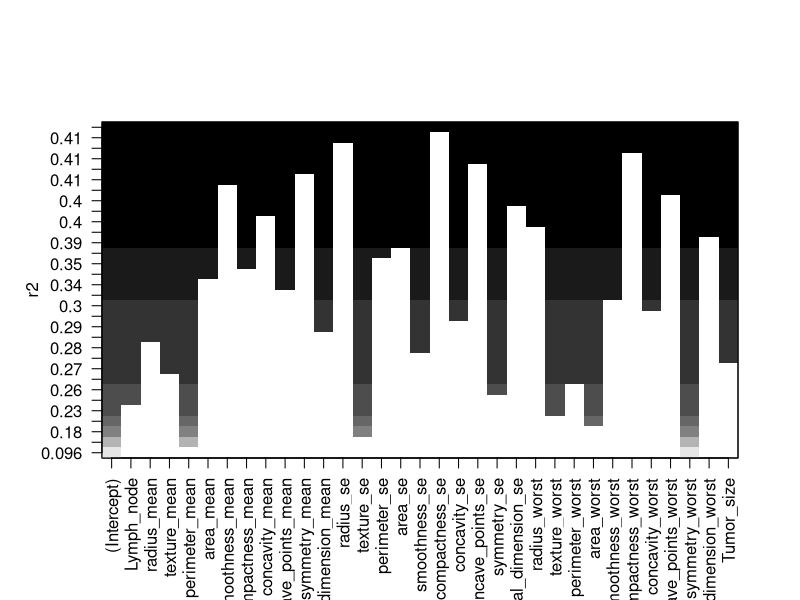

Here is the R script that generated this plot: (Note: this script raises an error after producing the figure.)
# LOAD DATA
library(corrplot)
library(leaps)

cancer = read.table("data/r_breast_cancer.data.txt",header=T,sep=",")

getFormulas <- function(col, order, label) {
  result <- vector(mode="character", length=length(order))
  for(i in 1:length(order)){
    if(i == 1){
      result[i] <- paste(c(as.character(label)," ~ ",col[order[i]]),collapse = '')
    } else {
      result[i] <- paste(c(result[i-1], col[order[i]]), collapse = ' + ')
    }
  }
  return(result)
}

getErrorCV <- function(K, formula, label, data, data.dim){
  folds = sample(1:K,data.dim[1], replace=TRUE)
  CV <- rep(0,data.dim[2])
  for(i in (1:data.dim[2])){
    for(k in (1:K)){
      label.function.cv <- label[folds!=k]
      print(label.function.cv)
      print(dim(data[folds!=k,]))
      reg <- lm(formula = formula[i],data=data[folds!=k,])
      print("2")
      pred <- predict(reg, newdata=data[folds==k,])
      CV[i] <- CV[i] + sum((label[folds==k]-pred)^2)
    }
    CV[i]<-CV[i]/data.dim[1]
  }
  return(CV)
}

# ====
# Separation des donnees cancer en data et label 
# ====
data <- cancer
data$Time <- NULL
label <- cancer$Time

data.dim <- dim(data)

# ====
# Utilisation de la regression lineaire avec le modele de base
# ====

# 1 - Separation des donnees en test, app
napp <- round(2/3*data.dim[1])
indice <- sample(1:data.dim[1], napp)

data.train <- data[indice,]
data.test <- data[-indice,]

data.train.dim <- dim(data.train)

label.train <- label[indice]
label.test <- label[-indice]

# 2 - Seperation des data de train en train et cv 
ncv <- round(1/3*napp)
indice.cv <- sample(1:data.train.dim[1],ncv)

data.cv <- data.train[indice.cv,]
data.train <- data.train[-indice.cv,]

# 2 - Centre reduire en fonction de notre apprentissage
# Scaling donnees app
data.train.sd <- apply(data.train, 2, sd)
data.train.mean <- colMeans(data.train)
data.train <- as.data.frame(scale(data.train))

label.cv <- label.train[indice.cv]
label.train <- label.train[-indice.cv]

# Scaling donnees cv
for(i in 1:data.dim[2]){
  data.cv[,i]<-(data.cv[,i]-data.train.mean[i])/data.train.sd[i]
}

# Forward stepwise selection
reg.fit <- regsubsets(label.train~. , data=data.train, method='forward', nvmax=33)
reg.order <- reg.fit$vorder
reg.order <- reg.order - 1
reg.order <- reg.order[2:length(reg.order)]
data.colnames <- colnames(data.train)
plot(reg.fit, scale="r2")

Formula <- getFormulas(data.colnames, reg.order, "label.train")
num_pred <- c(1:length(reg.order))
err <- c(1:length(reg.order))

for(i in 1:(length(reg.order))){
  reg <- lm(Formula[i], data=data.train)
  pred <- predict(reg,newdata=data.cv)
  err[i]<-mean((label.cv-pred)^2)
}

plot(num_pred,err, type="l")

# === Observation ===
# Comme on a pu le voir dans le cours, 
# au final, on a ici une variance qui est tout de meme assez importante sur nos courbes,
# cependant, on arrive tout de meme deja a en degager une tendance
# en effet, il se trouve que le nombre de predicteur optimum se situe entre 0 et 10
# voir 15 mais jamais apres 15 ...
# Apres avoir depasser ce nombre de predicteurs, l'erreur est alors souvent beaucoup 
# trop eleve

# === Avancement ===
# Il serait donc maintenant interessant de mettre ce test en place avec 
# une K-fold cross validation afin d'avoir une variance de nos courbres d'autant moins 
# importante


# === K-Fold CV ===
# Definitions de nos parametres souhaites 
# Ici, on ne veut plus avoir un ensemble cv, test et app
# car le but de K-fold cv, c'est de tester toutes les differentes
# possibilites dans les datas de app pour gagner en precision
# et donc perdre en variabilite dans nos estimations

# On reprend donc notre jeu de datas de depart et on le divise juste en 2
# On a garde en memoire les indices de nos jeux de donnees, afin 
# d'utiliser exactement les memes ( napp, indice)
data.train.cv <- data[indice,]
data.test.cv <- data[-indice,]

data.train.dim.cv <- dim(data.train.cv)

label.train.cv <- label[indice]
label.test.cv <- label[-indice]

formula.cv <- getFormulas(data.colnames, reg.order,"label.function.cv")

# On prend generalement 5 ou 10 comme valeur de K 
# C'est deux valeurs correspondant a un bon compromis biais-vairance
# on va donc ici essayer avec les 2 differentes valeurs et observer nos resultats
#CV_5 <- getErrorCV(5, formula.cv, label.train.cv, data.train.cv, data.train.dim.cv)
#CV_10 <- getErrorCV(10, formula.cv, label.train.cv, data.train.cv, data.train.dim.cv)

folds = sample(1:10,data.train.dim.cv[1], replace=TRUE)
CV <- rep(0,data.train.dim.cv[2])
for(i in (1:data.train.dim.cv[2])){
  for(k in (1:10)){
    label.function.cv <- label.train.cv[folds!=k]
    reg <- lm(formula = formula.cv[i],data=data.train.cv[folds!=k,])
    pred <- predict(reg, newdata=data.train.cv[folds==k,])
    CV[i] <- CV[i] + sum((label.train.cv[folds==k]-pred)^2)
  }
  CV[i]<-CV[i]/data.train.dim.cv[1]
}

plot(num_pred,CV, type="l")

# === Observation ===
# Comme on pouvait l'esperer, notre variance entre nos courbes a bien diminue
# Bien qu'au debut nous pouvions penser que prendre entre 0 et 5 predicteurs suffise
# on s'apercoit dorenavant qu'il est d'autant plus interessant de rester entre 5 et 10 
# predicteurs pour avoir l'erreur la plus faible possible
# Cependant, on n'oublie pas de regarder l'echelle et on se rend compte que l'erreur
# est tout de meme eleve ... avec 1000 au minimum ..

# Il serait donc interessant de voir si la regularisation ne serait pas plus interessant
# pour notre modele que le subset selection
